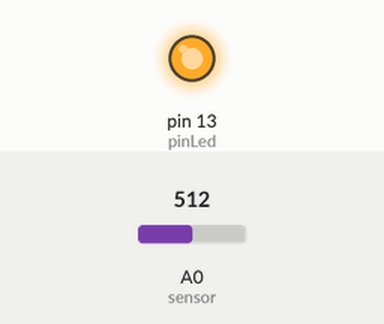
Recording of a sketch running on a simulated Arduino Uno, built with avr-gcc and run on an emulated ATmega328P. Shown: output pins drawn as LEDs (lit = HIGH). Inputs (shaded band) come from the test bench; at power-on: A0 (sensor) = 512. What the sketch prints to the serial monitor is not drawn.

Above: at 0.3 s.
Timing chart, 0 to 1.8 s (numbered marks = the images above):
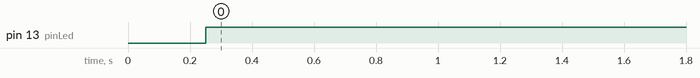

Measured:
- by itself, pin 13 (pinLed): LOW → HIGH at 0.25 s

The sketch:

temperature_serial_monitor_V2.ino
```cpp
/*
 * ******************************** *
 * Programme temperature V2         *
 * Auteur Florian MOREAU            *
 * 25/05/2018                       *
 * Envoi temperature serial monitor *
 * ******************************** *
 */
float cel;
int pinLed=13;
int sensor=0;
int pause=250;
void setup() {

  // Initialise la communication avec le PC
  Serial.begin(9600);
  pinMode(pinLed,OUTPUT);
}

// Fonction loop(), appelée continuellement en boucle tant que la carte Arduino est alimentée
void loop() {

  // Mesure la tension sur la broche A0
  int valeur_brute = analogRead(sensor);

  // Transforme la mesure (nombre entier) en température via un produit en croix
  float cel = valeur_brute*5.0/1023.0;
  cel =((cel * 1000) - 500) / 10;
  // Envoi la mesure au PC pour affichage et attends 250ms
  Serial.println(cel);
  delay(pause);
  if (cel>=30)
  {
   digitalWrite(pinLed,HIGH); // Envoi de courant dans une connexion
  }
  else
  {
    digitalWrite(pinLed,LOW); // coupure de courant dans une connexion
  }
}
```
